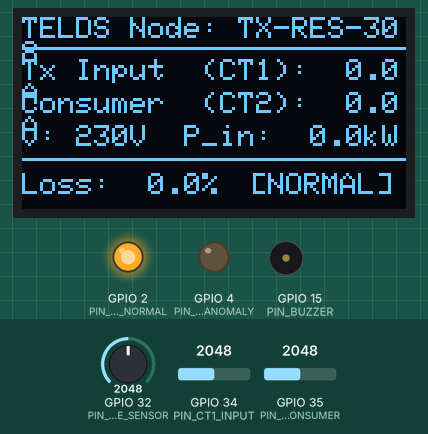
Simulated run of this sketch. Board: ESP32. On the bench: 128×64 one-colour display, output pins drawn as LEDs (lit = HIGH), buzzer (waves = sounding, pin HIGH). Inputs (shaded band) come from the test bench; at power-on: GPIO 34 (PIN_CT1_INPUT) = 2048, GPIO 35 (PIN_CT2_CONSUMER) = 2048, GPIO 32 (PIN_VOLTAGE_SENSOR) = 2048 (analog values on the 0–4095 scale). WiFi joins after 1.5 s; servers stay silent unless stated; uploads are accepted with an empty reply; what the sketch prints to the serial monitor is not drawn.

Above: at 3.3 s.
3.4 s: GPIO 34 (PIN_CT1_INPUT) set to 2090
At 4.6 s:
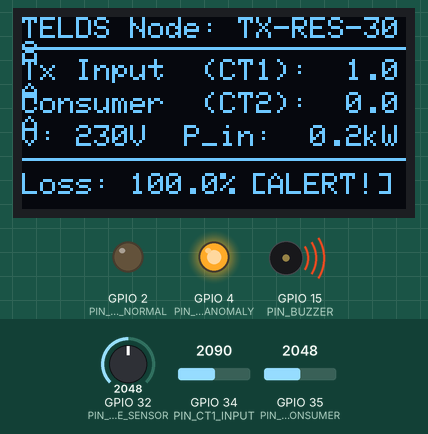
5.7 s: GPIO 35 (PIN_CT2_CONSUMER) set to 2083
At 7.3 s:
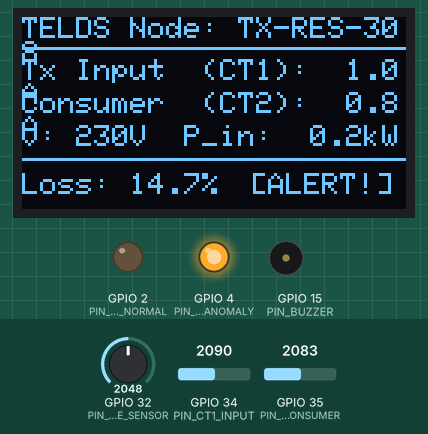
7.7 s: GPIO 34 (PIN_CT1_INPUT) set to 2047
At 8.8 s:
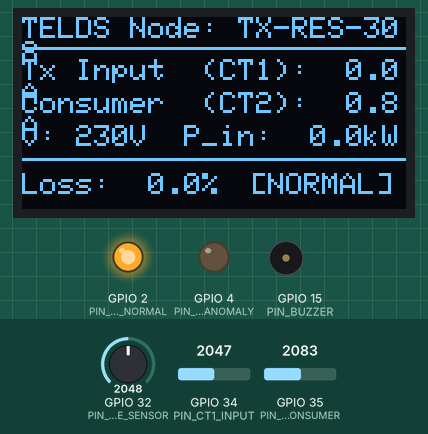
9.7 s: GPIO 32 (PIN_VOLTAGE_SENSOR) set to 2866
At 11.4 s:
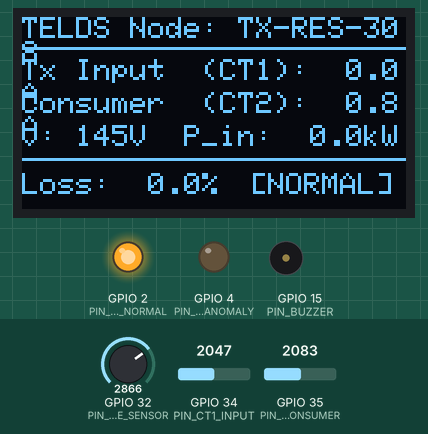
11.7 s: GPIO 35 (PIN_CT2_CONSUMER) set to 2047
13.7 s: GPIO 32 (PIN_VOLTAGE_SENSOR) set to 3603
At 14.6 s:
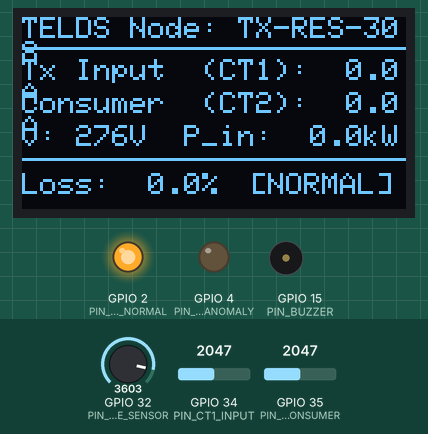
Timing chart, 0 to 16.7 s (numbered marks = the images above; inputs shaded):
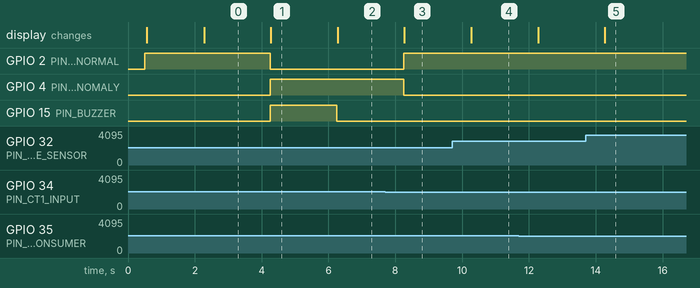

The sketch:

esp32_firmware.ino
```cpp
/*
 * =====================================================================================
 * Project: Transformer Energy Loss Detection System (TELDS)
 * Component: ESP32 Edge Telemetry & Dual-Point Current Measurement Firmware
 * Microcontroller: ESP32 DevKit v1 (38-pin / 30-pin)
 * Sensors:
 *   - CT1: SCT-013-000 (100A/50mA) -> Transformer Input Current
 *   - CT2: SCT-013-000 (100A/50mA) -> Consumer Aggregate Current
 *   - Voltage: ZMPT101B Active AC Voltage Sensor (0-250V AC)
 *   - Display: SSD1306 0.96" I2C OLED (128x64)
 * =====================================================================================
 */

#include <WiFi.h>
#include <HTTPClient.h>
#include <Wire.h>
#include <Adafruit_GFX.h>
#include <Adafruit_SSD1306.h>
#include <ArduinoJson.h>

// OLED Display Configuration
#define SCREEN_WIDTH 128
#define SCREEN_HEIGHT 64
#define OLED_RESET -1
Adafruit_SSD1306 display(SCREEN_WIDTH, SCREEN_HEIGHT, &Wire, OLED_RESET);

// Pin Definitions
#define PIN_CT1_INPUT        34  // Transformer Input Current ADC (ADC1_CH6)
#define PIN_CT2_CONSUMER     35  // Consumer Aggregate Current ADC (ADC1_CH7)
#define PIN_VOLTAGE_SENSOR   32  // ZMPT101B Voltage ADC (ADC1_CH4)
#define PIN_LED_NORMAL        2  // Green LED (Normal Operation)
#define PIN_LED_ANOMALY       4  // Red LED (Loss Anomaly Detected)
#define PIN_BUZZER           15  // Audible alert on critical loss

// Network & Server Configuration
const char* WIFI_SSID     = "TELDS_Distribution_Grid";
const char* WIFI_PASSWORD = "GridSecurityKey2026";
const char* BACKEND_URL   = "http://192.168.1.100:8000/api/v1/telemetry/reading";
const char* TRANSFORMER_CODE = "TX-RES-308";

// Sampling & Calibration Parameters
const int SAMPLES_PER_CYCLE  = 100;    // Samples across 50Hz mains cycle (20ms)
const float ADC_REF_VOLTAGE  = 3.3;    // ESP32 ADC Reference
const int ADC_RESOLUTION     = 4095;   // 12-bit ADC
const float V_BIAS           = 1.65;   // DC Midpoint Bias (3.3V / 2)
const float CT_CALIBRATION_1 = 30.0;   // Calibration factor for CT1 (Turns ratio & burden resistor)
const float CT_CALIBRATION_2 = 30.0;   // Calibration factor for CT2
const float VOLTAGE_CALIB    = 230.0;  // Nominal AC RMS Voltage

// Threshold Constants
const float WARNING_LOSS_THRESHOLD_PCT  = 10.0; // 10% discrepancy warning
const float CRITICAL_LOSS_THRESHOLD_PCT = 18.0; // 18% discrepancy critical

// Telemetry state variables
float current_rms_input = 0.0;
float current_rms_consumer = 0.0;
float voltage_rms = 230.0;
float power_input_kw = 0.0;
float power_consumer_kw = 0.0;
float loss_percentage = 0.0;
float energy_diff_kwh = 0.0;
bool is_anomaly = false;
unsigned long last_sample_time = 0;
const unsigned long SAMPLE_INTERVAL_MS = 2000; // 2-second telemetry loop

// Function Declarations
float calculate_rms_current(int pin, float calibration);
float calculate_rms_voltage(int pin);
void evaluate_loss_and_anomalies();
void update_oled_display();
void send_telemetry_to_backend();

void setup() {
  Serial.begin(115200);
  delay(500);
  Serial.println("\n[TELDS] Initializing ESP32 Dual-Point Current Monitoring Node...");

  // Pin Modes
  pinMode(PIN_LED_NORMAL, OUTPUT);
  pinMode(PIN_LED_ANOMALY, OUTPUT);
  pinMode(PIN_BUZZER, OUTPUT);
  digitalWrite(PIN_LED_NORMAL, HIGH);
  digitalWrite(PIN_LED_ANOMALY, LOW);

  // Initialize I2C OLED
  Wire.begin(21, 22);
  if (!display.begin(SSD1306_SWITCHCAPVCC, 0x3C)) {
    Serial.println("[TELDS] Warning: SSD1306 OLED not found at 0x3C");
  } else {
    display.clearDisplay();
    display.setTextColor(WHITE);
    display.setTextSize(1);
    display.setCursor(10, 10);
    display.println("TELDS Edge Node v1.0");
    display.setCursor(10, 25);
    display.println("ESP32 Dual CT Monitor");
    display.setCursor(10, 42);
    display.println("Connecting WiFi...");
    display.display();
  }

  // Connect to Local Grid WiFi
  WiFi.begin(WIFI_SSID, WIFI_PASSWORD);
  int attempts = 0;
  while (WiFi.status() != WL_CONNECTED && attempts < 10) {
    delay(400);
    Serial.print(".");
    attempts++;
  }

  if (WiFi.status() == WL_CONNECTED) {
    Serial.printf("\n[TELDS] Connected to WiFi. IP: %s\n", WiFi.localIP().toString().c_str());
  } else {
    Serial.println("\n[TELDS] Operating in Autonomous Edge/Offline Buffer Mode.");
  }

  analogReadResolution(12);
  analogSetAttenuation(ADC_11db); // Full range 0 - 3.3V
  Serial.println("[TELDS] Edge Sensor Conditioning Initialized.");
}

void loop() {
  unsigned long current_time = millis();
  if (current_time - last_sample_time >= SAMPLE_INTERVAL_MS) {
    last_sample_time = current_time;

    // 1. Sample CT1 (Transformer Input Current RMS)
    current_rms_input = calculate_rms_current(PIN_CT1_INPUT, CT_CALIBRATION_1);

    // 2. Sample CT2 (Consumer Aggregate Meter Current RMS)
    current_rms_consumer = calculate_rms_current(PIN_CT2_CONSUMER, CT_CALIBRATION_2);

    // 3. Sample AC Mains Voltage RMS
    voltage_rms = calculate_rms_voltage(PIN_VOLTAGE_SENSOR);

    // 4. Calculate Powers (kW, assuming PF = 0.92)
    const float PF = 0.92;
    power_input_kw = (voltage_rms * current_rms_input * PF) / 1000.0;
    power_consumer_kw = (voltage_rms * current_rms_consumer * PF) / 1000.0;

    // 5. Evaluate Energy Discrepancy & Edge Anomaly Threshold
    evaluate_loss_and_anomalies();

    // 6. Update Hardware OLED and Status LEDs
    update_oled_display();

    // 7. Transmit Wireless JSON Telemetry to Central Platform
    if (WiFi.status() == WL_CONNECTED) {
      send_telemetry_to_backend();
    }
  }
}

/**
 * Samples AC current waveform across full cycles and calculates True RMS
 */
float calculate_rms_current(int pin, float calibration) {
  long sum_squared_voltage = 0;
  int sample_count = 0;

  for (int i = 0; i < SAMPLES_PER_CYCLE; i++) {
    int raw_adc = analogRead(pin);
    // Convert ADC raw to voltage centered at 1.65V DC midpoint bias
    float voltage = ((float)raw_adc / ADC_RESOLUTION) * ADC_REF_VOLTAGE - V_BIAS;
    sum_squared_voltage += (long)(voltage * voltage * 10000.0);
    sample_count++;
    delayMicroseconds(200); // 200us * 100 = 20ms (one complete 50Hz cycle)
  }

  float mean_square = (float)sum_squared_voltage / (sample_count * 10000.0);
  float rms_voltage = sqrt(mean_square);
  float rms_current = rms_voltage * calibration;

  // Filter out low noise floor
  if (rms_current < 0.15) rms_current = 0.0;
  return rms_current;
}

/**
 * Samples AC voltage waveform and calculates True RMS
 */
float calculate_rms_voltage(int pin) {
  long sum_sq = 0;
  for (int i = 0; i < 50; i++) {
    int raw = analogRead(pin);
    float v = ((float)raw / ADC_RESOLUTION) * ADC_REF_VOLTAGE - V_BIAS;
    sum_sq += (long)(v * v * 1000.0);
    delayMicroseconds(400);
  }
  float rms = sqrt((float)sum_sq / (50.0 * 1000.0)) * 220.0;
  if (rms < 50.0) rms = 230.0; // Fallback to nominal if sensor not driven
  return rms;
}

/**
 * Core mathematical evaluation on edge microcontroller
 */
void evaluate_loss_and_anomalies() {
  // Energy difference in kW load
  float diff_kw = power_input_kw - power_consumer_kw;
  energy_diff_kwh = diff_kw * (SAMPLE_INTERVAL_MS / 3600000.0);

  if (power_input_kw > 0.05) {
    loss_percentage = (diff_kw / power_input_kw) * 100.0;
  } else {
    loss_percentage = 0.0;
  }

  // Edge Thresholding
  if (loss_percentage >= CRITICAL_LOSS_THRESHOLD_PCT) {
    is_anomaly = true;
    digitalWrite(PIN_LED_ANOMALY, HIGH);
    digitalWrite(PIN_LED_NORMAL, LOW);
    digitalWrite(PIN_BUZZER, HIGH); // Alarm on critical loss
  } else if (loss_percentage >= WARNING_LOSS_THRESHOLD_PCT) {
    is_anomaly = true;
    digitalWrite(PIN_LED_ANOMALY, HIGH);
    digitalWrite(PIN_LED_NORMAL, LOW);
    digitalWrite(PIN_BUZZER, LOW);
  } else {
    is_anomaly = false;
    digitalWrite(PIN_LED_ANOMALY, LOW);
    digitalWrite(PIN_LED_NORMAL, HIGH);
    digitalWrite(PIN_BUZZER, LOW);
  }
}

/**
 * Displays live telemetry on SSD1306 128x64 OLED
 */
void update_oled_display() {
  display.clearDisplay();

  // Header Bar
  display.setTextSize(1);
  display.setCursor(0, 0);
  display.printf("TELDS Node: %s", TRANSFORMER_CODE);
  display.drawLine(0, 10, 127, 10, WHITE);

  // Current CT1 and CT2
  display.setCursor(0, 14);
  display.printf("Tx Input  (CT1): %4.1fA", current_rms_input);
  display.setCursor(0, 25);
  display.printf("Consumer  (CT2): %4.1fA", current_rms_consumer);

  // Power & Voltage
  display.setCursor(0, 36);
  display.printf("V: %3.0fV  P_in: %4.1fkW", voltage_rms, power_input_kw);

  // Loss Percentage & Status Pill
  display.drawLine(0, 47, 127, 47, WHITE);
  display.setCursor(0, 52);
  display.printf("Loss: %4.1f%%", loss_percentage);

  display.setCursor(76, 52);
  if (is_anomaly) {
    display.print("[ALERT!]");
  } else {
    display.print("[NORMAL]");
  }

  display.display();
}

/**
 * Transmits structured JSON packet to TELDS Central Platform via HTTP POST
 */
void send_telemetry_to_backend() {
  HTTPClient http;
  http.begin(BACKEND_URL);
  http.addHeader("Content-Type", "application/json");

  StaticJsonDocument<256> doc;
  doc["transformer_code"] = TRANSFORMER_CODE;
  doc["current_ct1_input_a"] = round(current_rms_input * 100) / 100.0;
  doc["current_ct2_consumer_a"] = round(current_rms_consumer * 100) / 100.0;
  doc["voltage_v"] = round(voltage_rms * 10) / 10.0;
  doc["input_power_kw"] = round(power_input_kw * 100) / 100.0;
  doc["consumer_power_kw"] = round(power_consumer_kw * 100) / 100.0;
  doc["loss_percentage"] = round(loss_percentage * 100) / 100.0;
  doc["is_anomaly"] = is_anomaly;

  String requestBody;
  serializeJson(doc, requestBody);

  int httpResponseCode = http.POST(requestBody);
  if (httpResponseCode > 0) {
    Serial.printf("[TELDS Telemetry] Sent payload -> HTTP %d\n", httpResponseCode);
  } else {
    Serial.printf("[TELDS Telemetry] Send failed: %s\n", http.errorToString(httpResponseCode).c_str());
  }
  http.end();
}
```

Measured:
- the behaviour switches between 2059 and 2060 on GPIO 34 (PIN_CT1_INPUT) (found by bisection; images 0 and 1)
- the behaviour switches between 2082 and 2083 on GPIO 35 (PIN_CT2_CONSUMER) (found by bisection; images 1 and 2)
- after the input at 3.4 s, GPIO 2 (PIN_LED_NORMAL): HIGH → LOW after 0.85 s; GPIO 4 (PIN_LED_ANOMALY), GPIO 15 (PIN_BUZZER): LOW → HIGH after 0.85 s; the display: changes after 0.88 s (image 1)
- after the input at 5.7 s, GPIO 15 (PIN_BUZZER): HIGH → LOW after 0.55 s; the display: changes after 0.58 s (image 2)
- after the input at 7.7 s, GPIO 2 (PIN_LED_NORMAL): LOW → HIGH after 0.55 s; GPIO 4 (PIN_LED_ANOMALY): HIGH → LOW after 0.55 s; the display: changes after 0.57 s (image 3)
- after the input at 9.7 s, the display: changes after 0.58 s (image 4)
- after the input at 13.7 s, the display: changes after 0.58 s (image 5)
